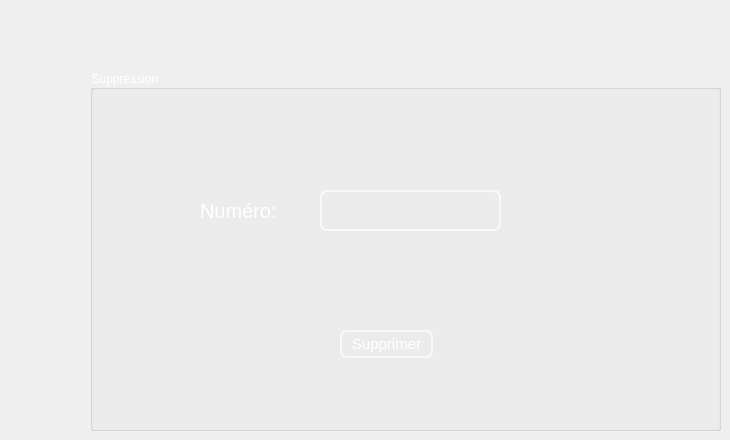
    <widget class="QWidget" name="tab">
     <attribute name="title">
      <string>Supprimer Produit</string>
     </attribute>
     <widget class="QGroupBox" name="suppression">
      <property name="geometry">
       <rect>
        <x>90</x>
        <y>70</y>
        <width>631</width>
        <height>361</height>
       </rect>
      </property>
      <property name="styleSheet">
       <string notr="true">
font: 75 15pt &quot;MS Shell Dlg 2&quot;;
color:white</string>
      </property>
      <property name="title">
       <string>Suppression</string>
      </property>
      <widget class="QLabel" name="label_3">
       <property name="geometry">
        <rect>
         <x>110</x>
         <y>120</y>
         <width>121</width>
         <height>41</height>
        </rect>
       </property>
       <property name="palette">
        <palette>
         <active>
          <colorrole role="WindowText">
           <brush brushstyle="SolidPattern">
            <color alpha="255">
             <red>255</red>
             <green>255</green>
             <blue>255</blue>
            </color>
           </brush>
          </colorrole>
          <colorrole role="Button">
           <brush brushstyle="SolidPattern">
            <color alpha="0">
             <red>0</red>
             <green>0</green>
             <blue>0</blue>
            </color>
           </brush>
          </colorrole>
          <colorrole role="Text">
           <brush brushstyle="SolidPattern">
            <color alpha="255">
             <red>255</red>
             <green>255</green>
             <blue>255</blue>
            </color>
           </brush>
          </colorrole>
          <colorrole role="ButtonText">
           <brush brushstyle="SolidPattern">
            <color alpha="255">
             <red>255</red>
             <green>255</green>
             <blue>255</blue>
            </color>
           </brush>
          </colorrole>
          <colorrole role="Base">
           <brush brushstyle="SolidPattern">
            <color alpha="0">
             <red>0</red>
             <green>0</green>
             <blue>0</blue>
            </color>
           </brush>
          </colorrole>
          <colorrole role="Window">
           <brush brushstyle="SolidPattern">
            <color alpha="0">
             <red>0</red>
             <green>0</green>
             <blue>0</blue>
            </color>
           </brush>
          </colorrole>
          <colorrole role="PlaceholderText">
           <brush brushstyle="SolidPattern">
            <color alpha="128">
             <red>255</red>
             <green>255</green>
             <blue>255</blue>
            </color>
           </brush>
          </colorrole>
         </active>
         <inactive>
          <colorrole role="WindowText">
           <brush brushstyle="SolidPattern">
            <color alpha="255">
             <red>255</red>
             <green>255</green>
             <blue>255</blue>
            </color>
           </brush>
          </colorrole>
          <colorrole role="Button">
           <brush brushstyle="SolidPattern">
            <color alpha="0">
             <red>0</red>
             <green>0</green>
             <blue>0</blue>
            </color>
           </brush>
          </colorrole>
          <colorrole role="Text">
           <brush brushstyle="SolidPattern">
            <color alpha="255">
             <red>255</red>
             <green>255</green>
             <blue>255</blue>
            </color>
           </brush>
          </colorrole>
          <colorrole role="ButtonText">
           <brush brushstyle="SolidPattern">
            <color alpha="255">
             <red>255</red>
             <green>255</green>
             <blue>255</blue>
            </color>
           </brush>
          </colorrole>
          <colorrole role="Base">
           <brush brushstyle="SolidPattern">
            <color alpha="0">
             <red>0</red>
             <green>0</green>
             <blue>0</blue>
            </color>
           </brush>
          </colorrole>
          <colorrole role="Window">
           <brush brushstyle="SolidPattern">
            <color alpha="0">
             <red>0</red>
             <green>0</green>
             <blue>0</blue>
            </color>
           </brush>
          </colorrole>
          <colorrole role="PlaceholderText">
           <brush brushstyle="SolidPattern">
            <color alpha="128">
             <red>255</red>
             <green>255</green>
             <blue>255</blue>
            </color>
           </brush>
          </colorrole>
         </inactive>
         <disabled>
          <colorrole role="WindowText">
           <brush brushstyle="SolidPattern">
            <color alpha="255">
             <red>255</red>
             <green>255</green>
             <blue>255</blue>
            </color>
           </brush>
          </colorrole>
          <colorrole role="Button">
           <brush brushstyle="SolidPattern">
            <color alpha="0">
             <red>0</red>
             <green>0</green>
             <blue>0</blue>
            </color>
           </brush>
          </colorrole>
          <colorrole role="Text">
           <brush brushstyle="SolidPattern">
            <color alpha="255">
             <red>255</red>
             <green>255</green>
             <blue>255</blue>
            </color>
           </brush>
          </colorrole>
          <colorrole role="ButtonText">
           <brush brushstyle="SolidPattern">
            <color alpha="255">
             <red>255</red>
             <green>255</green>
             <blue>255</blue>
            </color>
           </brush>
          </colorrole>
          <colorrole role="Base">
           <brush brushstyle="SolidPattern">
            <color alpha="0">
             <red>0</red>
             <green>0</green>
             <blue>0</blue>
            </color>
           </brush>
          </colorrole>
          <colorrole role="Window">
           <brush brushstyle="SolidPattern">
            <color alpha="0">
             <red>0</red>
             <green>0</green>
             <blue>0</blue>
            </color>
           </brush>
          </colorrole>
          <colorrole role="PlaceholderText">
           <brush brushstyle="SolidPattern">
            <color alpha="128">
             <red>0</red>
             <green>0</green>
             <blue>0</blue>
            </color>
           </brush>
          </colorrole>
         </disabled>
        </palette>
       </property>
       <property name="font">
        <font>
         <family>MS Shell Dlg 2</family>
         <pointsize>15</pointsize>
         <weight>9</weight>
         <italic>false</italic>
         <bold>false</bold>
        </font>
       </property>
       <property name="text">
        <string>Numéro:</string>
       </property>
      </widget>
      <widget class="QLineEdit" name="le_num_supp">
       <property name="geometry">
        <rect>
         <x>230</x>
         <y>120</y>
         <width>181</width>
         <height>41</height>
        </rect>
       </property>
       <property name="styleSheet">
        <string notr="true">QLineEdit{
color: white;
background-color:Transparent;;
border-width: 2px;
border-color: #F9F9F9;
border-style: solid;
border-radius: 7;
padding: 3px;
font-size: 15px;

}
QLineEdit:focus
{border:2px solid #FBAD25;
}</string>
       </property>
      </widget>
      <widget class="QPushButton" name="pb_supprimer">
       <property name="geometry">
        <rect>
         <x>250</x>
         <y>260</y>
         <width>93</width>
         <height>28</height>
        </rect>
       </property>
       <property name="styleSheet">
        <string notr="true">QPushButton{

color: white;
background-color:Transparent;;
border-width: 2px;
border-color: #F9F9F9;
border-style: solid;
border-radius: 7;
padding: 3px;
font-size: 15px;


}
QPushButton:focus
{border:2px solid #FBAD25;
}</string>
       </property>
       <property name="text">
        <string>Supprimer</string>
       </property>
      </widget>
     </widget>
    </widget>
